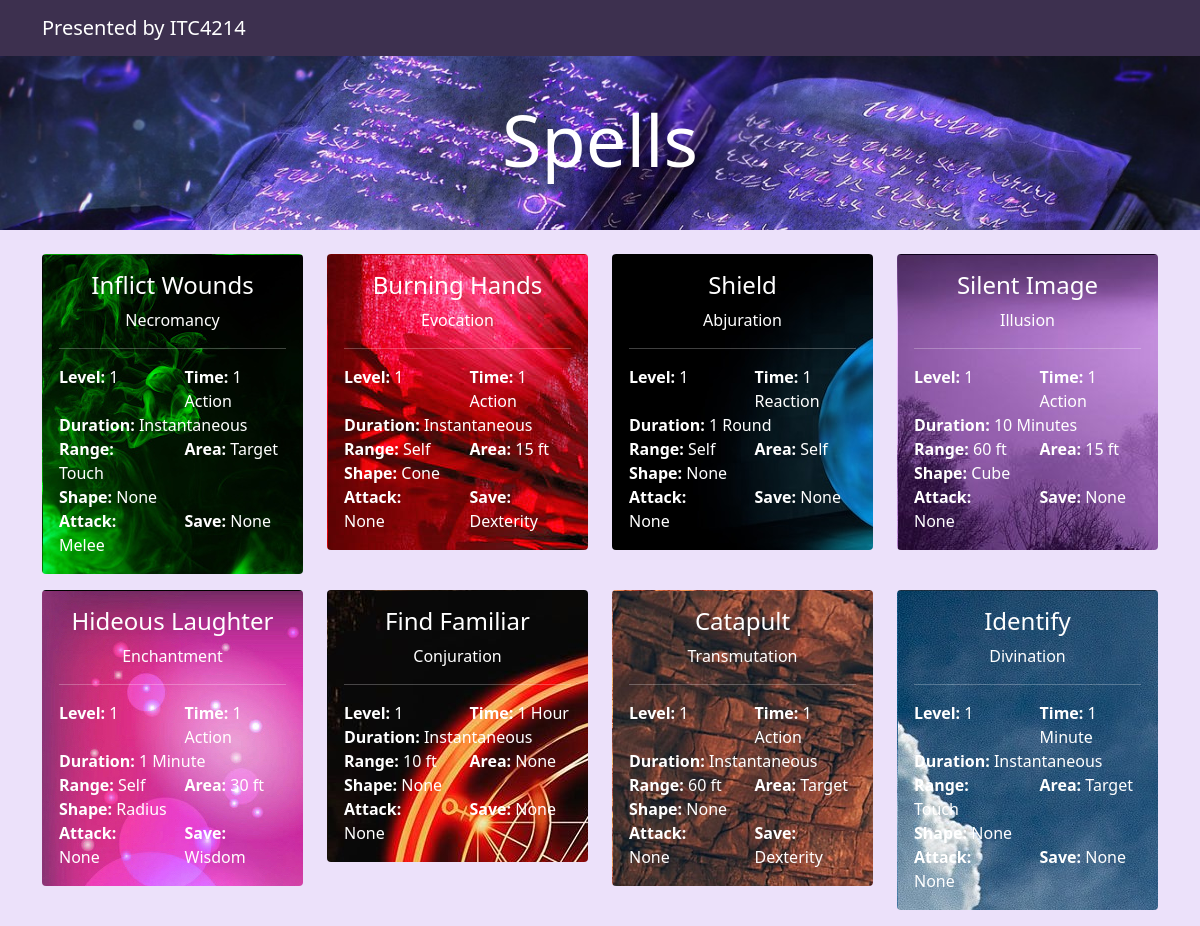
The page / on the database its author committed.
### app/models.py (models this page shows, shortened)
class Spell(models.Model):
    name = models.CharField(max_length=20)
    level = models.IntegerField()
    school = models.ForeignKey(School, on_delete=models.CASCADE)
    materials = models.CharField(max_length=100, default="None")
    range = models.CharField(max_length=20, default="Touch")
    area = models.CharField(max_length=30, default="Target")
    AREA_TYPES = [
        ("None", "None"),
        ("Radius", "Radius"),
        ("Cube", "Cube"),
        ("Sphere", "Sphere"),
        ("Cylinder", "Cylinder"),
        ("Cone", "Cone")
        ]
    area_shape = models.CharField(max_length=20, choices=AREA_TYPES, default="None")
    ATTACK_TYPES = [
        ("None", "None"),
        ("Melee", "Melee Spell Attack"),
        ("Ranged", "Ranged Spell Attack")
    ]
    SAVE_TYPES = [
        ("None", "None"),
        ("Dexterity", "Dexterity Save"),
        ("Strength", "Strength Save"),
        ("Constitution", "Constitution Save"),
        ("Intelligence", "Intelligence Save"),
        ("Wisdom", "Wisdom Save"),
        ("Charisma", "Charisma Save")
    ]
    attack = models.CharField(max_length=30, choices=ATTACK_TYPES, default="None")
    saving_throw = models.CharField(max_length=30, choices=SAVE_TYPES, default="None")
    casting_time = models.CharField(max_length=20, default="None")
    ritual = models.BooleanField(default=False)
    duration = models.CharField(max_length=20, default="None")
    concentration = models.BooleanField()
    components = models.ManyToManyField(Component, blank=True)
    damage_type = models.ManyToManyField(DamageType, blank=True)
    effects = models.ManyToManyField(Effect, blank=True)
    description = models.TextField(max_length=4000, default="No description provided.")
    upcasting = models.TextField(max_length=1000, default="No additional effects when upcast.")
    char_class = models.ManyToManyField(CharacterClass, blank=True)
    RATING_OPTIONS = [
        ("No Rating", "No Rating"),
        ("1/5", "1/5"),
        ("2/5", "2/5"),
        ("3/5", "3/5"),
        ("4/5", "4/5"),
        ("5/5", "5/5")
        ]
    rating = models.IntegerField(choices=RATING_OPTIONS, null = True, blank=True)
    favorite = models.BooleanField(default=False)

class School(models.Model):
    name = models.CharField(max_length=30, blank=True)

### app/views.py (the view)
# urls.py: path('', views.index, name="index"),
def index(request):
    spells = Spell.objects.all()
    return render(request, 'index.html', {
        "v_spells" : spells
    })

### app/templates/index.html
{% extends "base.html" %}
{% block content %}
    <div class="row">
        {% for spell in v_spells %}
            <div class="col-md-4 col-lg-3">
                <div class="card mb-3"
                    {% if spell.school.name != "" %}
                        style="border-color: transparent; background-image: url( '/static/img/{{spell.school.name}}.jpg' ); color: white;"
                    {% else %}
                        style="color: black;"
                    {% endif %}
                >
                    <div class="card-body">
                        <a href="{% url 'spell_detail' spell.id %}" style="text-decoration: none;">
                            <h4 class="card-title text-center"
                            {% if spell.school.name != "" %}
                                style="color: white;"
                            {% else %}
                            style="color: black;"
                            {% endif %}
                            >{{spell.name}}</h4>
                        </a>
                        <div class="text-center">{{ spell.school.name }}</div>
                        <hr>
                        <div class="card-text">
                            <div class="row">
                                <div class="col-6">
                                    <strong>Level: </strong>
                                    {% if spell.level == 0 %}
                                        Cantrip
                                    {% else %}
                                        {{spell.level}}
                                    {% endif %}
                                </div>
                                <div class="col-6"><strong>Time: </strong>{{spell.casting_time}}</div>
                                <div class="col-12"><strong>Duration: </strong>{{spell.duration}}</div>
                                <div class="col-6"><strong>Range: </strong>{{spell.range}}</div>
                                <div class="col-6"><strong>Area: </strong>{{spell.area}}</div>
                                <div class="col-12"><strong>Shape: </strong>{{spell.area_shape}}</div>
                                <div class="col-6"><strong>Attack: </strong>{{spell.attack}}</div>
                                <div class="col-6"><strong>Save: </strong>{{spell.saving_throw}}</div>
                            </div>
                        </div>
                    </div>
                </div>
            </div>
        {% endfor %}
    </div>
{% endblock %}

### app/static/css/custom.css (style rules this page uses)
.dark-bg { background-color: #ece1fa; }
.card { border-color: transparent; }

### app/templates/base.html (style rules this page uses)
body { position: relative; }

### rows shown on the page
Spell: school.name (picture), name "Inflict Wounds", school.name "Necromancy", level "1", casting_time "1 Action", duration "Instantaneous", range "Touch", area "Target", area_shape "None", attack "Melee", saving_throw "None"
Spell: school.name (picture), name "Burning Hands", school.name "Evocation", level "1", casting_time "1 Action", duration "Instantaneous", range "Self", area "15 ft", area_shape "Cone", attack "None", saving_throw "Dexterity"
Spell: school.name (picture), name "Shield", school.name "Abjuration", level "1", casting_time "1 Reaction", duration "1 Round", range "Self", area "Self", area_shape "None", attack "None", saving_throw "None"
Spell: school.name (picture), name "Silent Image", school.name "Illusion", level "1", casting_time "1 Action", duration "10 Minutes", range "60 ft", area "15 ft", area_shape "Cube", attack "None", saving_throw "None"
Spell: school.name (picture), name "Hideous Laughter", school.name "Enchantment", level "1", casting_time "1 Action", duration "1 Minute", range "Self", area "30 ft", area_shape "Radius", attack "None", saving_throw "Wisdom"
Spell: school.name (picture), name "Find Familiar", school.name "Conjuration", level "1", casting_time "1 Hour", duration "Instantaneous", range "10 ft", area "None", area_shape "None", attack "None", saving_throw "None"
Spell: school.name (picture), name "Catapult", school.name "Transmutation", level "1", casting_time "1 Action", duration "Instantaneous", range "60 ft", area "Target", area_shape "None", attack "None", saving_throw "Dexterity"
Spell: school.name (picture), name "Identify", school.name "Divination", level "1", casting_time "1 Minute", duration "Instantaneous", range "Touch", area "Target", area_shape "None", attack "None", saving_throw "None"
